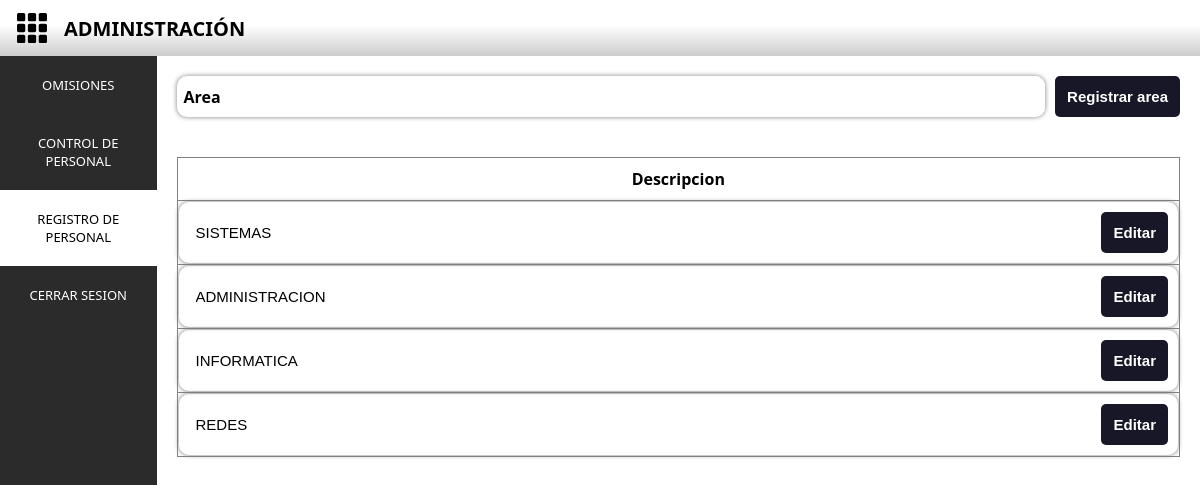
Screenshot of /view/Roles.php (signed in) with the database file from the repository.
### tables this page shows
CREATE TABLE `areas` (
  `id_area` bigint NOT NULL,
  `des_area` varchar(100) NOT NULL,
  `f_registro_area` date NOT NULL,
  `h_registro_area` time NOT NULL,
  `alter_area` datetime NOT NULL
);

### connection/Conexion.php (called while the page is built)
<?php
class Conexion{
    private static $db = "administracion";
    private static $host = "localhost";
    private static $user = "root";
    private static $pass = "";
    public static function Conectar(){
        try {
            $con = "mysql:host=" . self::$host . ";dbname=" . self::$db;
            $stmt = new PDO($con, self::$user, self::$pass);
            $stmt->setAttribute(PDO::ATTR_ERRMODE, PDO::ERRMODE_EXCEPTION);
            return $stmt;
        } catch (PDOException $th) {
            echo $th->getMessage();
        }
    }
}
?>

### class/Areas.php (called while the page is built, shortened)
<?php
    require_once("../connection/Conexion.php");
    class Areas extends Conexion{
        public static function Mostrar(){
            try {
                $sql = "SELECT * FROM areas";
                $stmt = Conexion::Conectar()->prepare($sql);
                $stmt->execute();
                $resultado = $stmt->fetchAll(PDO::FETCH_OBJ);
                return $resultado;
            } catch (PDOException $th) {
                echo $th;
            }
        }
    }
?>

### view/Roles.php (the view, shortened to what this page needs)
<?php include("../templates/header.php")?>
<link rel="stylesheet" href="../css/styles2.css">
<link rel="stylesheet" href="../css/escalables0.css">
<form action="../request/Areas.php" method="post">
    <div class="container-camps">
        <div class="select-w-btn">
            <label for="area" class="w-t">Area</label>
            <input type="text" name="des_area" id="area" class="campo" autofocus required>
        </div>
        <button type="submit" class="btn bg-black-blue" name="insertar_area">Registrar area</button>
    </div>
</form>
<div class="p20">
    <table border="1">
        <thead>
            <th class="p10">
                Descripcion
            </th>
        </thead>
        <tbody>
            <?php foreach(Areas::Mostrar() as $item): ?>
            <tr>
                <td>
                    <form action="../request/Areas.php" method="post">
                        <div class="input-w-btn p10">
                            <input type="text" name="des_area" id="" value="<?= $item->des_area ?>" class="campo" required>
                            <button type="submit" name="id_area" class="btn bg-black-blue" value="<?=  $item->id_area ?>">Editar</button>
                        </div>
                    </form>
                </td>
            </tr>
            <?php endforeach; ?>
        </tbody>
    </table>
</div>

### css/main2.css (style rules this page uses)
:root { --negro: rgb(43,43,43); }
body { font-family: system-ui, -apple-system, BlinkMacSystemFont, 'Segoe UI', Roboto, Oxygen, Ubuntu, Cantarell, 'Open Sans', 'Helvetica Neue', sans-serif; margin: 0px; width: 100%; height: 100vh; }

### css/styles2.css (style rules this page uses)
body { font-family: system-ui, -apple-system, BlinkMacSystemFont, 'Segoe UI', Roboto, Oxygen, Ubuntu, Cantarell, 'Open Sans', 'Helvetica Neue', sans-serif; }
.input-w-btn { border-radius: 10px; display: flex; align-items: center; box-shadow: 0 0 5px .1px gray; overflow: hidden; flex: 1; }
.w-t { display: flex; font-weight: bold; padding: 7px; }
.select-w-btn { border-radius: 10px; display: flex; align-items: center; box-shadow: 0 0 5px .1px gray; overflow: hidden; flex: 1; }
.campo { height: 100%; border: none; outline: none; font-size: 15px; width: 100%; padding: 7px; }
.container-camps { padding: 20px; display: flex; gap: 10px; }
.btn { padding: 12px; border: none; border-radius: 5px; font-size: 15px; cursor: pointer; font-weight: bold; }
.bg-black-blue { background-color: rgb(23, 23, 40); color: white; }
.p20 { padding: 20px; }
.p10 { padding: 10px; }

### css/escalables0.css (style rules this page uses)
table { width: 100%; border-collapse: collapse; }

### rows the page displays
areas: des_area "SISTEMAS", $item->id_area 1 (drawn)
areas: des_area "ADMINISTRACION", $item->id_area 2 (drawn)
areas: des_area "INFORMATICA", $item->id_area 3 (drawn)
areas: des_area "REDES", $item->id_area 4 (drawn)
